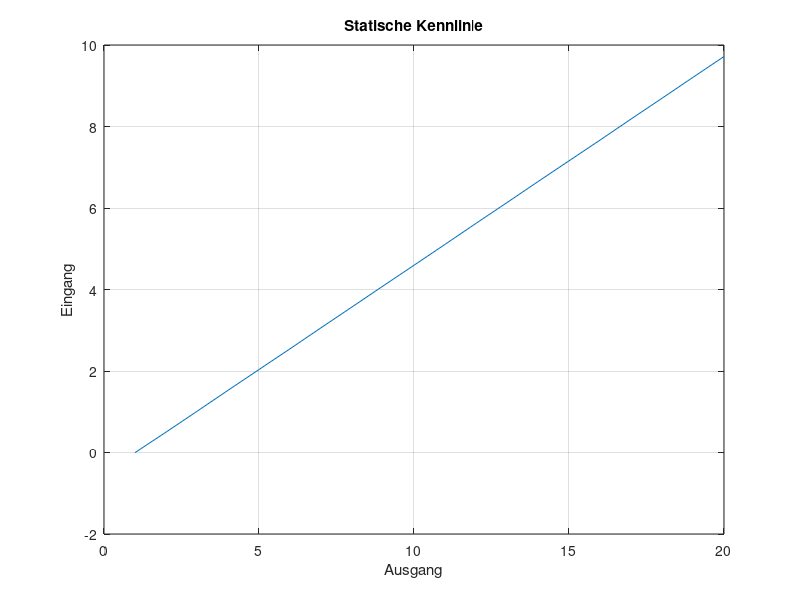

The MATLAB script that drew this image:
home
clear
close All

%%Variable laden
load('ScopeIn');

%Y-Werte von 0 bis 10 V in 0.5 Schritte
kennlinieY = [0.5:0.5:10];
kennlinieX = zeros(1,20)
%Offset zum eingeschwungener Zustand
offset = 940;

for j = 0:19
    wert = 0;
    k = (j * 1000) + offset;
    
    %berechnung des Mittelwerts von X.94 - X.96
    for i = 0:19
        k = k + 1;
        wert = wert + ScopeIn(k,2);
    end
        
    %Mittelwert berechnen
    kennlinieX(j+1) = wert / 20;
end

plot(kennlinieX)
grid on
title('Statische Kennlinie')
xlabel('Ausgang')
ylabel('Eingang')